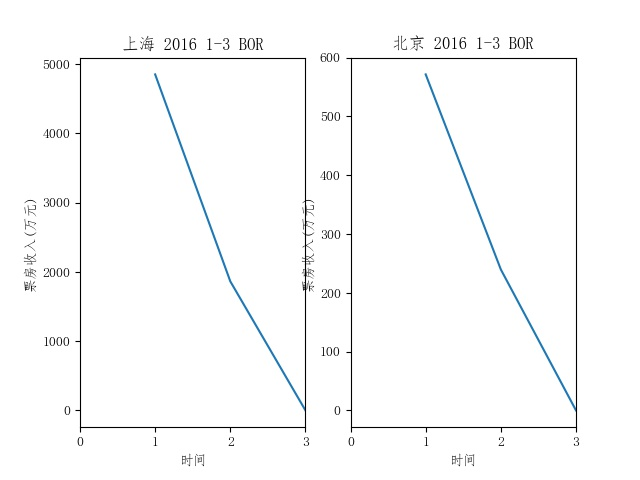

Recreate this plot in Python.
#coding=utf-8
import numpy as np
import pandas as pd
import matplotlib.pyplot as plt
#数据预处理
names=['name','s_time','e_time','bor','city']
df = pd.read_csv('film_log3.csv',sep=';',names=names,usecols=[0,1,2,7,8])
df['s_time'] = pd.to_datetime(df['s_time'])
df['e_time'] = pd.to_datetime(df['e_time'])
df['bor'] = df['bor'].str.split(')').str[1].astype(float)
#各城市日平均票房
daily_mean=[]
for i in xrange(len(df)):
    date = (df['e_time'][i]-df['s_time'][i]).days+1
    bor = df['bor'][i]
    daily_mean.append(bor/date)

df['daily_mean'] = daily_mean
#选取16年 1-3月作为计算周期   1.1-4.1涵盖1-3月 不以1.1-3.31作为计算周期
s_date=  pd.to_datetime('2016.1.1')
e_date=  pd.to_datetime('2016.4.1')
period = (e_date-s_date).days#周期内的总天数
#选取城市 对时间进行初步筛选，剔除和去重
M =df[(df['city']=='上海')&(df['s_time']<=e_date)&(df['e_time']>=s_date)].drop_duplicates()
N =df[(df['city']=='北京')&(df['s_time']<=e_date)&(df['e_time']>=s_date)].drop_duplicates()


#计算各月票房
#从1.1-4.1日对日票房进行累加
#截取月份时间段 31 29 31
#返回月票房列表
def m_bor(n):
    bor_sum=[]
    for i in xrange(period):
        temp_date= s_date+pd.Timedelta(days=i)
        temp_bor =n[(n['s_time']<=temp_date)&(n['e_time']>=temp_date)]['daily_mean'].sum()
        bor_sum.append(temp_bor)
    bor_sum=np.nan_to_num(bor_sum)
    month_bor=[sum(bor_sum[0:31]),sum(bor_sum[31:60]),sum(bor_sum[60:len(bor_sum)])]

    return month_bor


M_mbor=m_bor(M)
N_mbor=m_bor(N)
with open('ans0304.dat','w') as f:
    f.write('%.6f,%.6f,%.6f\n'%(M_mbor[0],M_mbor[1],M_mbor[2]))
    f.write('%.6f,%.6f,%.6f'%(N_mbor[0],N_mbor[1],N_mbor[2]))
#绘制图表
plt.rcParams['font.family']='Fangsong'
fig = plt.figure()
ax1 = fig.add_subplot(121)
ax1.plot(range(1,4),M_mbor)
ax1.set_title(u'上海 2016 1-3 BOR')
ax1.set_xlabel(u'时间')
ax1.set_ylabel(u'票房收入(万元)')
ax1.set_xlim(0,3)
ax2 = fig.add_subplot(122)
ax2.plot(range(1,4),N_mbor)
ax2.set_title(u'北京 2016 1-3 BOR')
ax2.set_xlabel(u'时间')
ax2.set_ylabel(u'票房收入(万元)')
ax2.set_xlim(0,3)

plt.savefig('ans0304.jpg')
plt.show()